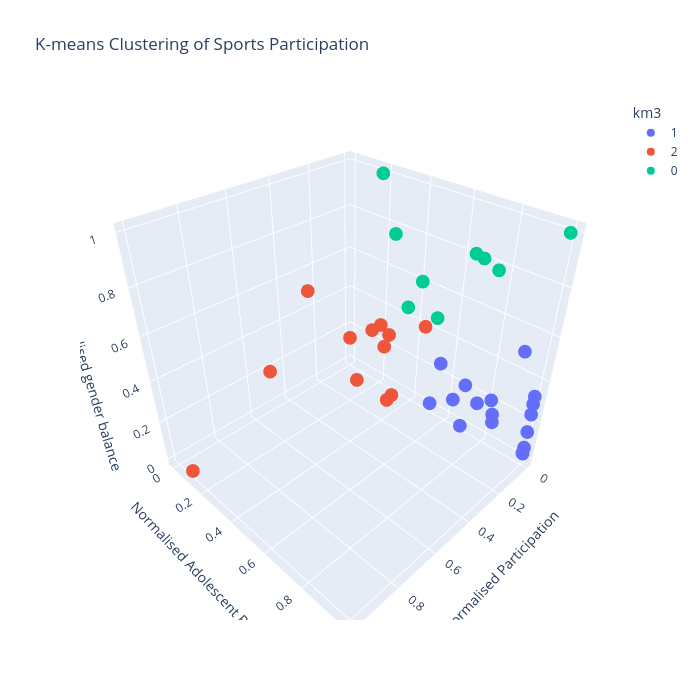

Here is the notebook cell this chart was saved with:
### Markdown cell above
This table shows the normalised values used for clustering and the assigned cluster labels.

- `km2`: result from the 2-cluster model
- `km3`: result from the 3-cluster model

The 3-cluster model was used because it provides a more detailed grouping of sports based on participation, adolescent representation, and gender balance.

**Key Findings**

- Each sport was assigned to a cluster based on similar participation characteristics.
- The clustering identifies sports with similar behavioural patterns rather than ranking sports from best to worst.
- Sports with similar participation patterns may require similar engagement and promotional strategies.

### Code cell
cluster_df['km3'] = cluster_df['km3'].astype(str)

fig = px.scatter_3d(
    cluster_df,
    x='participation_n',
    y='adolescent_n',
    z='gender_balance_n',
    color='km3',
    hover_name=cluster_df.index,
    title='K-means Clustering of Sports Participation',
    labels={
        'participation_n': 'Normalised Participation',
        'adolescent_n': 'Normalised Adolescent Ratio',
        'gender_balance_n': 'Normalised gender balance'
    },
    width= 700,
    height = 700 
)

fig.show()

### Figure 1 — Plotly figure (JSON) as saved in the notebook; plotly's stock layout.template omitted (floating-point values rounded to 4 significant figures)
{"data": [{"hovertemplate": "<b>%{hovertext}</b><br><br>km3=1<br>Normalised Participation=%{x}<br>Normalised Adolescent Ratio=%{y}<br>Normalised gender balance=%{z}<extra></extra>", "hovertext": ["Archery", "Badminton", "Boxing", "Fencing", "Hockey", "Judo", "Lacrosse", "Rowing", "Sailing", "Shooting/field", "Shooting/range", "Softball", "Squash", "Surfing", "Triathlon", "Volleyball (indoor and outdoor)", "Water polo"], "legendgroup": "1", "marker": {"color": "#636efa", "symbol": "circle"}, "mode": "markers", "name": "1", "scene": "scene", "showlegend": true, "type": "scatter3d", "x": [0.004677, 0.03293, 0.01911, 0.003257, 0.06295, 0.009734, 0.002081, 0.005739, 0.005391, 0.0009053, 0.0007408, 0.01198, 0.001101, 0.02705, 0.003314, 0.04282, 0.0151], "y": [0.7574, 0.5741, 0.9327, 1.0, 0.6748, 0.5192, 1.0, 1.0, 0.8213, 1.0, 1.0, 0.6937, 1.0, 0.7038, 1.0, 0.8611, 0.8413], "z": [0.1596, 0.2856, 0.5145, 0.3313, 0.1656, 0.02541, 0.1504, 0.03918, 0.2123, 0.2405, 0.06541, 0.0, 0.03223, 0.2375, 0.2939, 0.1413, 0.1545]}, {"hovertemplate": "<b>%{hovertext}</b><br><br>km3=2<br>Normalised Participation=%{x}<br>Normalised Adolescent Ratio=%{y}<br>Normalised gender balance=%{z}<extra></extra>", "hovertext": ["Athletics, track and field", "Basketball", "Cycling", "Football/soccer", "Gymnastics", "Skate", "Sport climbing", "Swimming", "Synchronised swimming", "Table tennis", "Taekwondo/Taekwon-do", "Tennis"], "legendgroup": "2", "marker": {"color": "#EF553B", "symbol": "circle"}, "mode": "markers", "name": "2", "scene": "scene", "showlegend": true, "type": "scatter3d", "x": [0.1776, 0.4234, 0.08009, 0.7683, 0.3149, 0.0298, 0.008544, 1.0, 0.0009232, 0.02749, 0.04885, 0.225], "y": [0.433, 0.4604, 0.3206, 0.3698, 0.06311, 0.1734, 0.2323, 0.1062, 0.0, 0.4748, 0.2425, 0.4477], "z": [0.1187, 0.3477, 0.3353, 0.5199, 0.5442, 0.2713, 0.1975, 0.007862, 0.1353, 0.4228, 0.338, 0.1268]}, {"hovertemplate": "<b>%{hovertext}</b><br><br>km3=0<br>Normalised Participation=%{x}<br>Normalised Adolescent Ratio=%{y}<br>Normalised gender balance=%{z}<extra></extra>", "hovertext": ["Baseball", "Canoeing/Kayaking", "Cricket", "Diving", "Equestrian", "Golf", "Handball", "Rugby union", "Weight lifting", "Wrestling"], "legendgroup": "0", "marker": {"color": "#00cc96", "symbol": "circle"}, "mode": "markers", "name": "0", "scene": "scene", "showlegend": true, "type": "scatter3d", "x": [0.0273, 0.00512, 0.1969, 0.003873, 0.008646, 0.02762, 0.004872, 0.04022, 0.0003777, 0.0], "y": [0.2885, 0.6997, 0.5125, 0.1889, 0.6653, 0.5323, 0.7663, 0.4522, 1.0, 1.0], "z": [0.7818, 0.8074, 0.6029, 1.0, 0.816, 0.4902, 0.7834, 0.632, 1.0, 1.0]}], "layout": {"height": 700, "legend": {"title": {"text": "km3"}, "tracegroupgap": 0}, "scene": {"domain": {"x": [0, 1], "y": [0, 1]}, "xaxis": {"title": {"text": "Normalised Participation"}}, "yaxis": {"title": {"text": "Normalised Adolescent Ratio"}}, "zaxis": {"title": {"text": "Normalised gender balance"}}}, "title": {"text": "K-means Clustering of Sports Participation"}, "width": 700}}
